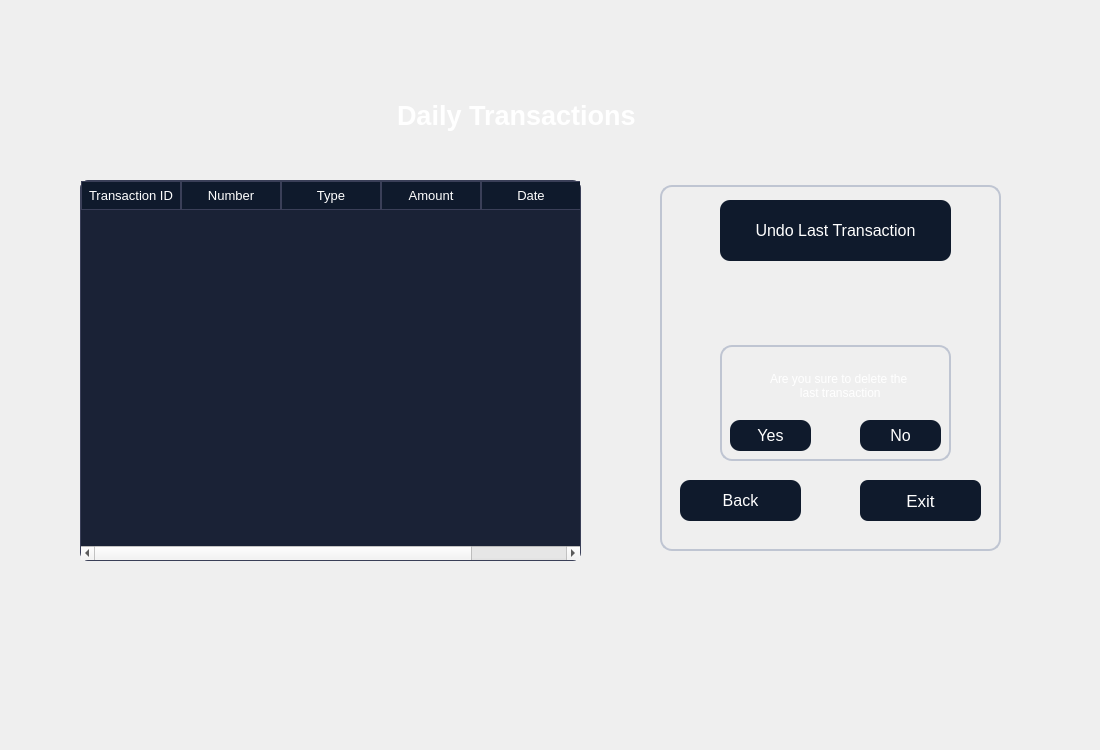
<?xml version="1.0" encoding="UTF-8"?>
<ui version="4.0">
 <class>dailytransaction</class>
 <widget class="QWidget" name="dailytransaction">
  <property name="geometry">
   <rect>
    <x>0</x>
    <y>0</y>
    <width>1100</width>
    <height>750</height>
   </rect>
  </property>
  <property name="windowTitle">
   <string>Form</string>
  </property>
  <property name="styleSheet">
   <string notr="true">QTableWidget {
    background-color: #1A2236;
    color: #FFFFFF;
    border: 1px solid #3A3F58;
    gridline-color: #3A3F58;
    font-family: &quot;Inter&quot;;
    font-size: 10pt;
    border-radius: 8px;
    selection-background-color: #0F5FFF;
    selection-color: #FFFFFF;
}

QHeaderView::section {
    background-color: #0F1A2C;
    color: #FFFFFF;
    border: 1px solid #3A3F58;
    padding: 4px;
    font-family: &quot;Montserrat SemiBold&quot;;
    font-size: 10pt;
}

QTableWidget::item:selected {
    background-color: #0F5FFF;
    color: #FFFFFF;
}
QGroupBox {
    border: 1.5px solid #BFC5D2;
    border-radius: 12px;
    margin-top: 25px;
    color: white;
    font-family: &quot;Segoe UI Semibold&quot;;
    font-size: 14pt;
}

QGroupBox::title {
    subcontrol-origin: margin;
    padding: 4px 10px;
}
QPushButton {
    background-color: #0F1A2C;
    color: #FFFFFF;
	border-color: rgb(0, 0, 0);
    border-radius: 10px;
    font-family: &quot;Montserrat SemiBold&quot;;
    font-size: 12pt;
    padding: 6px 12px;
}

QPushButton:hover {
    background-color: #1A2942;
}

QPushButton:pressed {
    background-color: #09111A;
}
QLineEdit {
    background-color: #FFFFFF;
    border: 1px solid #C6D4E1;
    border-radius: 8px;
    padding: 6px;
    color: #0A1320;
    font-family: &quot;Inter&quot;;
    font-size: 11pt;
}

QLineEdit:focus {
    border: 1px solid #00B4FF;
    background-color: #F8FBFF;
}
QComboBox {
    background-color: #FFFFFF;
    border: 1px solid #C6D4E1;
    border-radius: 8px;
    padding: 6px;
    color: #0A1320;
    font-family: &quot;Inter&quot;;
    font-size: 11pt;
}

QComboBox:focus {
    border: 1px solid #00B4FF;
    background-color: #F8FBFF;
}

QComboBox::drop-down {
    subcontrol-origin: padding;
    subcontrol-position: top right;
    width: 20px;
    border-left: 1px solid #C6D4E1;
}

QComboBox::down-arrow {
    
	image: url(:/new/prefix1/icon.png);
    width: 12px;
    height: 12px;
}</string>
  </property>
  <widget class="QTableWidget" name="tableWidget">
   <property name="geometry">
    <rect>
     <x>80</x>
     <y>180</y>
     <width>501</width>
     <height>381</height>
    </rect>
   </property>
   <column>
    <property name="text">
     <string>Transaction ID</string>
    </property>
   </column>
   <column>
    <property name="text">
     <string>Number</string>
    </property>
   </column>
   <column>
    <property name="text">
     <string>Type</string>
    </property>
   </column>
   <column>
    <property name="text">
     <string>Amount</string>
    </property>
   </column>
   <column>
    <property name="text">
     <string>Date</string>
    </property>
   </column>
  </widget>
  <widget class="QLabel" name="l2">
   <property name="geometry">
    <rect>
     <x>140</x>
     <y>470</y>
     <width>381</width>
     <height>41</height>
    </rect>
   </property>
   <property name="styleSheet">
    <string notr="true">color: rgb(170, 0, 0);
font: 700 14pt &quot;Segoe UI&quot;;

</string>
   </property>
   <property name="text">
    <string/>
   </property>
  </widget>
  <widget class="QLabel" name="l">
   <property name="geometry">
    <rect>
     <x>710</x>
     <y>270</y>
     <width>251</width>
     <height>61</height>
    </rect>
   </property>
   <property name="styleSheet">
    <string notr="true">color: rgb(85, 170, 127);
font: 700 14pt &quot;Segoe UI&quot;;</string>
   </property>
   <property name="text">
    <string/>
   </property>
  </widget>
  <widget class="QLabel" name="label_2">
   <property name="geometry">
    <rect>
     <x>0</x>
     <y>0</y>
     <width>1100</width>
     <height>750</height>
    </rect>
   </property>
   <property name="styleSheet">
    <string notr="true">image: url(:/new/prefix1/download.jpg);</string>
   </property>
   <property name="text">
    <string/>
   </property>
  </widget>
  <widget class="QGroupBox" name="groupBox">
   <property name="geometry">
    <rect>
     <x>660</x>
     <y>160</y>
     <width>341</width>
     <height>391</height>
    </rect>
   </property>
   <property name="styleSheet">
    <string notr="true"/>
   </property>
   <property name="title">
    <string/>
   </property>
   <widget class="QGroupBox" name="box">
    <property name="geometry">
     <rect>
      <x>60</x>
      <y>160</y>
      <width>231</width>
      <height>141</height>
     </rect>
    </property>
    <property name="title">
     <string/>
    </property>
    <widget class="QLabel" name="label">
     <property name="geometry">
      <rect>
       <x>50</x>
       <y>30</y>
       <width>171</width>
       <height>71</height>
      </rect>
     </property>
     <property name="styleSheet">
      <string notr="true">font: 14pt &quot;Segoe UI&quot;;
color: rgb(255, 255, 255);
font: italic 9pt &quot;Segoe UI&quot;;</string>
     </property>
     <property name="text">
      <string>Are you sure to delete the
         last transaction</string>
     </property>
    </widget>
    <widget class="QPushButton" name="yes">
     <property name="geometry">
      <rect>
       <x>10</x>
       <y>100</y>
       <width>81</width>
       <height>31</height>
      </rect>
     </property>
     <property name="styleSheet">
      <string notr="true"/>
     </property>
     <property name="text">
      <string>Yes</string>
     </property>
    </widget>
    <widget class="QPushButton" name="no">
     <property name="geometry">
      <rect>
       <x>140</x>
       <y>100</y>
       <width>81</width>
       <height>31</height>
      </rect>
     </property>
     <property name="styleSheet">
      <string notr="true"/>
     </property>
     <property name="text">
      <string>No</string>
     </property>
    </widget>
   </widget>
   <widget class="QPushButton" name="undolast">
    <property name="geometry">
     <rect>
      <x>60</x>
      <y>40</y>
      <width>231</width>
      <height>61</height>
     </rect>
    </property>
    <property name="text">
     <string>Undo Last Transaction</string>
    </property>
   </widget>
   <widget class="QPushButton" name="back">
    <property name="geometry">
     <rect>
      <x>20</x>
      <y>320</y>
      <width>121</width>
      <height>41</height>
     </rect>
    </property>
    <property name="styleSheet">
     <string notr="true"/>
    </property>
    <property name="text">
     <string>Back</string>
    </property>
   </widget>
   <widget class="QPushButton" name="exit">
    <property name="geometry">
     <rect>
      <x>200</x>
      <y>320</y>
      <width>121</width>
      <height>41</height>
     </rect>
    </property>
    <property name="styleSheet">
     <string notr="true">background-color: #0F1A2C;
    color: #FFFFFF;
border-color: rgb(0, 0, 0);
    border-radius: 8px;
    font-family: &quot;Segoe UI Semibold&quot;;
    font-size: 13pt;</string>
    </property>
    <property name="text">
     <string>Exit</string>
    </property>
   </widget>
  </widget>
  <widget class="QLabel" name="label_4">
   <property name="geometry">
    <rect>
     <x>390</x>
     <y>90</y>
     <width>291</width>
     <height>51</height>
    </rect>
   </property>
   <property name="styleSheet">
    <string notr="true">color: #FFFFFF; 
font-family: &quot;Montserrat SemiBold&quot;; 
font-size: 20pt;
font-weight: 700; 
padding: 4px 0;</string>
   </property>
   <property name="text">
    <string>Daily Transactions</string>
   </property>
  </widget>
  <zorder>label_2</zorder>
  <zorder>tableWidget</zorder>
  <zorder>l2</zorder>
  <zorder>l</zorder>
  <zorder>groupBox</zorder>
  <zorder>label_4</zorder>
 </widget>
 <resources/>
 <connections/>
</ui>
